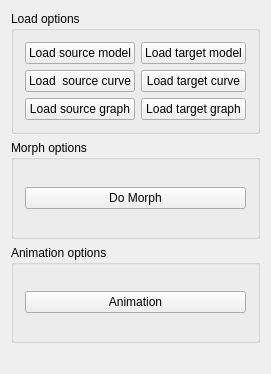
<?xml version="1.0" encoding="UTF-8"?>
<ui version="4.0">
 <class>geometry_morph_widget</class>
 <widget class="QWidget" name="geometry_morph_widget">
  <property name="geometry">
   <rect>
    <x>0</x>
    <y>0</y>
    <width>247</width>
    <height>374</height>
   </rect>
  </property>
  <property name="windowTitle">
   <string>geometry_morph_widget</string>
  </property>
  <property name="layoutDirection">
   <enum>Qt::LeftToRight</enum>
  </property>
  <layout class="QVBoxLayout" name="verticalLayout_2">
   <item>
    <widget class="QGroupBox" name="groupBox">
     <property name="sizePolicy">
      <sizepolicy hsizetype="Preferred" vsizetype="Preferred">
       <horstretch>0</horstretch>
       <verstretch>0</verstretch>
      </sizepolicy>
     </property>
     <property name="title">
      <string>Load options</string>
     </property>
     <layout class="QVBoxLayout" name="verticalLayout">
      <item>
       <layout class="QGridLayout" name="gridLayout">
        <item row="0" column="0">
         <widget class="QPushButton" name="button1">
          <property name="text">
           <string>Load source model</string>
          </property>
         </widget>
        </item>
        <item row="0" column="1">
         <widget class="QPushButton" name="button2">
          <property name="text">
           <string>Load target model</string>
          </property>
         </widget>
        </item>
        <item row="1" column="0">
         <widget class="QPushButton" name="button3">
          <property name="text">
           <string>Load  source curve</string>
          </property>
         </widget>
        </item>
        <item row="1" column="1">
         <widget class="QPushButton" name="button4">
          <property name="text">
           <string>Load target curve</string>
          </property>
         </widget>
        </item>
        <item row="2" column="0">
         <widget class="QPushButton" name="button7">
          <property name="text">
           <string>Load source graph</string>
          </property>
         </widget>
        </item>
        <item row="2" column="1">
         <widget class="QPushButton" name="button8">
          <property name="text">
           <string>Load target graph</string>
          </property>
         </widget>
        </item>
       </layout>
      </item>
     </layout>
    </widget>
   </item>
   <item>
    <widget class="QGroupBox" name="groupBox_2">
     <property name="title">
      <string>Morph options</string>
     </property>
     <layout class="QVBoxLayout" name="verticalLayout_3">
      <item>
       <widget class="QPushButton" name="button5">
        <property name="text">
         <string>Do Morph</string>
        </property>
       </widget>
      </item>
     </layout>
    </widget>
   </item>
   <item>
    <widget class="QGroupBox" name="groupBox_3">
     <property name="title">
      <string>Animation options</string>
     </property>
     <layout class="QVBoxLayout" name="verticalLayout_4">
      <item>
       <widget class="QPushButton" name="button6">
        <property name="text">
         <string>Animation</string>
        </property>
       </widget>
      </item>
     </layout>
    </widget>
   </item>
   <item>
    <spacer name="horizontalSpacer">
     <property name="orientation">
      <enum>Qt::Horizontal</enum>
     </property>
     <property name="sizeHint" stdset="0">
      <size>
       <width>40</width>
       <height>20</height>
      </size>
     </property>
    </spacer>
   </item>
  </layout>
 </widget>
 <layoutdefault spacing="6" margin="11"/>
 <resources/>
 <connections/>
</ui>
